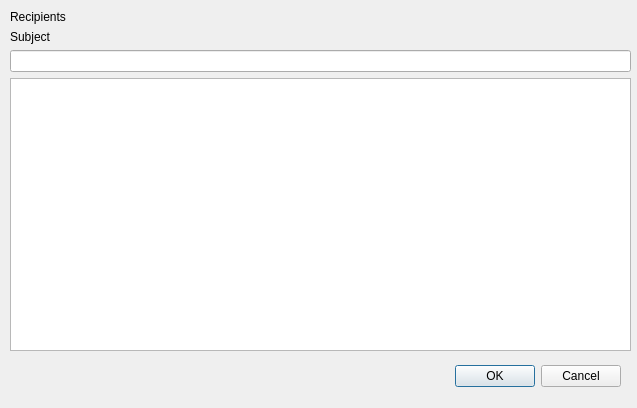
<?xml version="1.0" encoding="UTF-8"?>
<ui version="4.0">
 <class>EmailDialog</class>
 <widget class="QDialog" name="EmailDialog">
  <property name="geometry">
   <rect>
    <x>0</x>
    <y>0</y>
    <width>637</width>
    <height>408</height>
   </rect>
  </property>
  <property name="windowTitle">
   <string>Dialog</string>
  </property>
  <widget class="QDialogButtonBox" name="buttonBox">
   <property name="geometry">
    <rect>
     <x>280</x>
     <y>360</y>
     <width>341</width>
     <height>32</height>
    </rect>
   </property>
   <property name="orientation">
    <enum>Qt::Horizontal</enum>
   </property>
   <property name="standardButtons">
    <set>QDialogButtonBox::Cancel|QDialogButtonBox::Ok</set>
   </property>
  </widget>
  <widget class="QWidget" name="verticalLayoutWidget">
   <property name="geometry">
    <rect>
     <x>10</x>
     <y>10</y>
     <width>621</width>
     <height>341</height>
    </rect>
   </property>
   <layout class="QVBoxLayout" name="verticalLayout">
    <item>
     <widget class="QLabel" name="lb_Recipients">
      <property name="text">
       <string>Recipients</string>
      </property>
     </widget>
    </item>
    <item>
     <layout class="QVBoxLayout" name="rcpt_Layout"/>
    </item>
    <item>
     <widget class="QLabel" name="lb_Subject">
      <property name="text">
       <string>Subject</string>
      </property>
     </widget>
    </item>
    <item>
     <widget class="QLineEdit" name="le_Subject"/>
    </item>
    <item>
     <widget class="QPlainTextEdit" name="pte_Message"/>
    </item>
   </layout>
  </widget>
 </widget>
 <resources/>
 <connections>
  <connection>
   <sender>buttonBox</sender>
   <signal>accepted()</signal>
   <receiver>EmailDialog</receiver>
   <slot>accept()</slot>
   <hints>
    <hint type="sourcelabel">
     <x>248</x>
     <y>254</y>
    </hint>
    <hint type="destinationlabel">
     <x>157</x>
     <y>274</y>
    </hint>
   </hints>
  </connection>
  <connection>
   <sender>buttonBox</sender>
   <signal>rejected()</signal>
   <receiver>EmailDialog</receiver>
   <slot>reject()</slot>
   <hints>
    <hint type="sourcelabel">
     <x>316</x>
     <y>260</y>
    </hint>
    <hint type="destinationlabel">
     <x>286</x>
     <y>274</y>
    </hint>
   </hints>
  </connection>
 </connections>
</ui>
